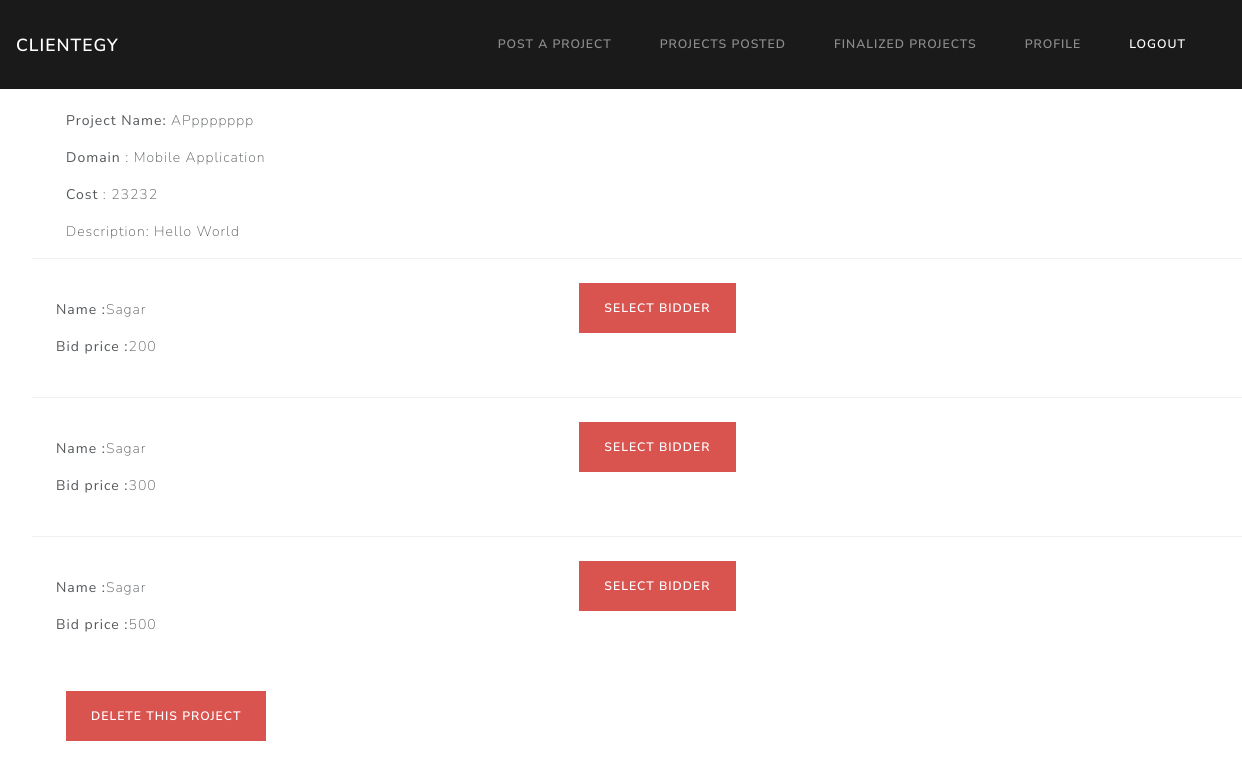
The app's page /viewproject_client/0&3/, older data.
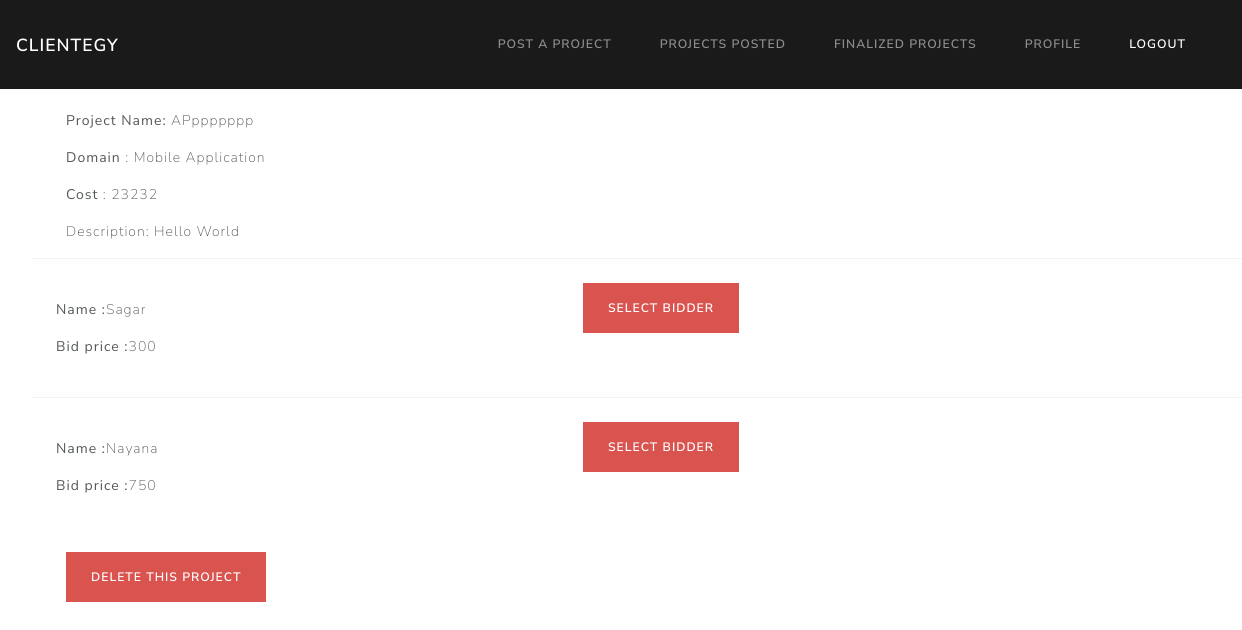
The same page, newer data.
### clientegy/models.py (models this page shows)
class PSRecord(models.Model) :
    bid_price = models.IntegerField()
    dev_id = models.IntegerField()
    dev_name=models.TextField(default=None)
    client_id = models.IntegerField()
    project_id = models.IntegerField()

### clientegy/views.py (the view)
# urls.py: path('viewproject_client/<str:projectAndUser>/',project_view_client),#views details of the posted project of the client
def project_view_client(request,projectAndUser):
    client_id,projectid=projectAndUser.split('&')
    projectobj=Project.objects.get(project_id=int(projectid))
    bidderListObj= PSRecord.objects.filter(project_id=projectid)
    return render(request,'view_single_project_client.html',{'project':projectobj,'client_id':client_id,'bidders':bidderListObj,'projectid':projectid})

### clientegy/templates/view_single_project_client.html (shortened to what this page needs)
{% extends 'base_client.html'%}
{% block body%}
<div class="container">
    <br><p><b>Project Name:</b> {{project.title}}</p>
    <p><b>Domain</b> : {{project.domain}}</p>
    <b>Cost</b> : {{project.price_range}}</p>
    <p>Description:
    {{project.description}}</p>
</div>
<table class="table" >
    {%for bidder in bidders%}
    <tr>
        <td><p></p><b>Name :</b>{{bidder.dev_name}}</p>
            <p><b>Bid price :</b>{{bidder.bid_price}}</p></td>
        <td>
            <a href="/selected_freelancer_client/{{bidder.dev_id}}&{{project.project_id}}&{{client_id}}/" class='btn btn-danger' >Select Bidder</a>
        </td>
    </tr>
    {% endfor %}
</table>
<div class="container">
    <a href="/delete_project/{{client_id}}&{{project.project_id}}/" class='btn btn-danger'>Delete this Project</a>
</div>
{% endblock%}

Row changes from the older to the newer data that the page shows:
no longer on this page (row edited): PSRecord: dev_name "Sagar", bid_price "200"
no longer on this page (row edited): PSRecord: dev_name "Sagar", bid_price "500"
added PSRecord: dev_name "Nayana", bid_price "750"
